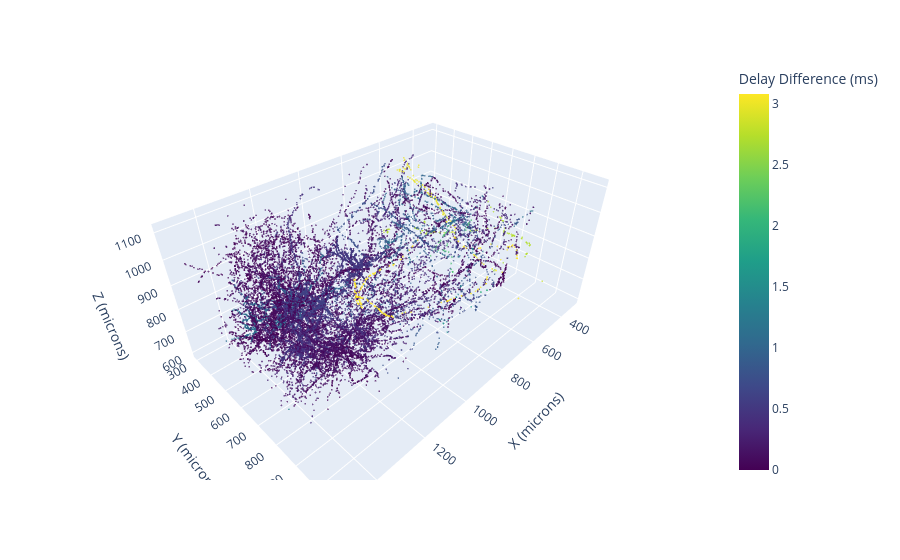

The code cell stored with this chart in its notebook:
### Code cell
#3.3 Plot only synapses with large delay difference.

# Filter only synapses where delay_diff > thresh

thresh_diff = 1.5

x_min, x_max = 0, 1500
# x_min, x_max = 0, 1500


# filtered_df = synapse_delay_df[synapse_delay_df['delay_diff'] > thresh_diff]
# filtered_df = synapse_delay_df[synapse_delay_df['delay'] > 3]

filtered_df = synapse_delay_df[
    (synapse_delay_df['delay'] >= 0) & (synapse_delay_df['delay'] <= 100)
]


filtered_df = filtered_df[
    (filtered_df['x'] >= x_min) & (filtered_df['x'] <= x_max)
].copy()

# Remove unknown synapses
filtered_df = filtered_df[
    filtered_df['post_excit_inhib'].isin(['excitatory_neuron', 'inhibitory_neuron'])
]

#filter based on cell type to include. cell_type_df has for pt_root_id, and use pre_pt_root_id in synapse_delay_df
# Example: only include if cell type is 23P
# cell_types_to_include = ['23P']  # Example cell types
# pt_root_ids_to_include = cell_type_df[cell_type_df['cell_type'].isin(cell_types_to_include)]['pt_root_id'].tolist()

# filtered_df = filtered_df[filtered_df['pre_pt_root_id'].isin(pt_root_ids_to_include)]

# #Now filter for only one random pt_root_id, selected from the unique root ids in filtered_df
# #pick one random pt_root_id
# import random
# random_pt_root_id = random.choice(filtered_df['pre_pt_root_id'].unique())
# filtered_df = filtered_df[filtered_df['pre_pt_root_id'] == random_pt_root_id]



#print number of excitatory and inhibitory synapses in filtered_df
print("Number of excitatory synapses:", (filtered_df['post_excit_inhib'] == 'excitatory_neuron').sum())
print("Number of inhibitory synapses:", (filtered_df['post_excit_inhib'] == 'inhibitory_neuron').sum())
print('ratio of exc to inh:', (filtered_df['post_excit_inhib'] == 'excitatory_neuron').sum() / (filtered_df['post_excit_inhib'] == 'inhibitory_neuron').sum())

# 3D scatter plot, colored by delay difference
fig = px.scatter_3d(
    filtered_df,
    x='x', y='y', z='z',
    color='delay_diff',
    # color_discrete_map={'excitatory_neuron': 'blue', 'inhibitory_neuron': 'red'},
    # color_continuous_scale='RdBu',
    color_continuous_scale='viridis',
    opacity=0.7,
    size_max=4
)

fig.update_traces(marker=dict(size=1))  # smaller points
fig.update_layout(
    scene=dict(
        xaxis_title='X (microns)',
        yaxis_title='Y (microns)',
        zaxis_title='Z (microns)'
    ),
    # title= f'Synapse Positions (delay_diff > {thresh_diff} ms)',
    coloraxis_colorbar=dict(title="Delay Difference (ms)")
)

fig.show()

### Figure 1 — Plotly figure (JSON) as saved in the notebook; plotly's stock layout.template omitted (floating-point values rounded to 4 significant figures; data arrays with more than 128 entries replaced by an {"elided": "..."} marker saying what was removed)
{"data": [{"hovertemplate": "x=%{x}<br>y=%{y}<br>z=%{z}<br>delay_diff=%{marker.color}<extra></extra>", "legendgroup": "", "marker": {"color": {"elided": "24478 float values"}, "coloraxis": "coloraxis", "opacity": 0.7, "size": 1, "symbol": "circle"}, "mode": "markers", "name": "", "scene": "scene", "showlegend": false, "type": "scatter3d", "x": {"elided": "24478 float values"}, "y": {"elided": "24478 float values"}, "z": {"elided": "24478 float values"}}], "layout": {"coloraxis": {"colorbar": {"title": {"text": "Delay Difference (ms)"}}, "colorscale": [[0, "#440154"], [0.1111, "#482878"], [0.2222, "#3e4989"], [0.3333, "#31688e"], [0.4444, "#26828e"], [0.5556, "#1f9e89"], [0.6667, "#35b779"], [0.7778, "#6ece58"], [0.8889, "#b5de2b"], [1, "#fde725"]]}, "legend": {"tracegroupgap": 0}, "margin": {"t": 60}, "scene": {"domain": {"x": [0, 1], "y": [0, 1]}, "xaxis": {"title": {"text": "X (microns)"}}, "yaxis": {"title": {"text": "Y (microns)"}}, "zaxis": {"title": {"text": "Z (microns)"}}}}}
